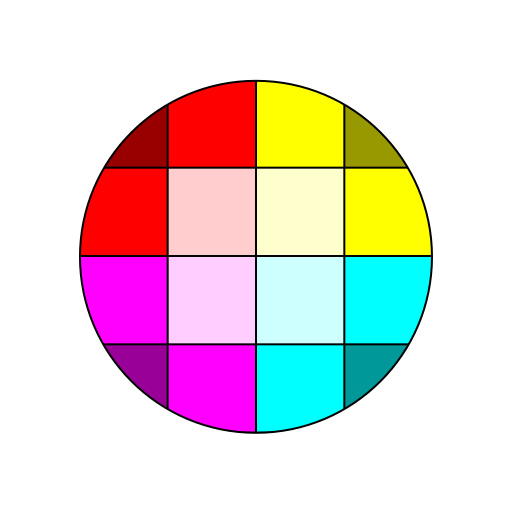
//> input picture imp2/input/cores.png, 512 x 512 px
$ ./implementacao_2_COLOR   (built with g++ and OpenCV 4)
//> lines starting //> are read from the running program, lines starting //| are printed output that depends on the picture; after the words box and inside, x2 and y2 are one past the last pixel; in counts of white or black regions, pixels touching at a corner belong together
#include <opencv2/opencv.hpp>
#include <queue>
#include <vector>
#include <limits>
#include <iostream>
#include <map>

using namespace cv;
using namespace std;

const int INF = numeric_limits<int>::max();
const int dx[] = {-1, 1, 0, 0};
const int dy[] = {0, 0, -1, 1};

struct Pixel {
    int y, x;
    int cost;
    bool operator>(const Pixel& other) const {
        return cost > other.cost;
    }
};

struct Seed {
    int x, y, label;
};

int colorCost(const Vec3b& a, const Vec3b& b) {
    int db = a[0] - b[0];
    int dg = a[1] - b[1];
    int dr = a[2] - b[2];
    return db * db + dg * dg + dr * dr;
}

void iftSegmentation(const Mat& img, const vector<Seed>& seeds, Mat& labelsOut) {
    int height = img.rows;
    int width = img.cols;

    Mat cost(height, width, CV_32S, Scalar(INF));
    labelsOut = Mat(height, width, CV_32S, Scalar(0));

    priority_queue<Pixel, vector<Pixel>, greater<Pixel>> heap;

    for (const Seed& seed : seeds) {
        cost.at<int>(seed.y, seed.x) = 0;
        labelsOut.at<int>(seed.y, seed.x) = seed.label;
        heap.push({seed.y, seed.x, 0});
    }

    while (!heap.empty()) {
        Pixel p = heap.top();
        heap.pop();

        for (int i = 0; i < 4; ++i) {
            int ny = p.y + dy[i];
            int nx = p.x + dx[i];

            if (ny < 0 || ny >= height || nx < 0 || nx >= width)
                continue;

            Vec3b colorP = img.at<Vec3b>(p.y, p.x);
            Vec3b colorN = img.at<Vec3b>(ny, nx);
            int diff = colorCost(colorP, colorN);
            int newCost = max(p.cost, diff);

            if (newCost < cost.at<int>(ny, nx)) {
                cost.at<int>(ny, nx) = newCost;
                labelsOut.at<int>(ny, nx) = labelsOut.at<int>(p.y, p.x);
                heap.push({ny, nx, newCost});
            }
        }
    }
}

vector<Seed> seeds;
int currentLabel = 100;

void onMouse(int event, int x, int y, int, void*) {
    if (event == EVENT_LBUTTONDOWN) {
        seeds.push_back({x, y, currentLabel});
        cout << "Semente adicionada: (" << x << ", " << y << ") label=" << currentLabel << endl;
        currentLabel += 100;
    }
}

int main() {
    Mat img = imread("./input/cores.png", IMREAD_COLOR);
//> img is the input picture: 512 rows x 512 cols, CV_8UC3; mean B, G, R 214.4, 214.2, 229.8
    if (img.empty()) {
        cerr << "Erro ao carregar imagem!" << endl;
        return -1;
    }

    namedWindow("Clique para sementes");
    setMouseCallback("Clique para sementes", onMouse, nullptr);

    cout << "Clique em diferentes regiÃµes da imagem colorida para definir sementes.\n";
    cout << "Pressione qualquer tecla quando terminar...\n";

    imshow("Clique para sementes", img);
    waitKey(0);
//> the left mouse button is pressed and released at (128, 128)
//> the left mouse button is pressed and released at (384, 128)
//> the left mouse button is pressed and released at (384, 384)
//> the left mouse button is pressed and released at (128, 384)

    Mat segmented;
    iftSegmentation(img, seeds, segmented);
//> after the loop in iftSegmentation, `for (const Seed& seed : seeds)`:
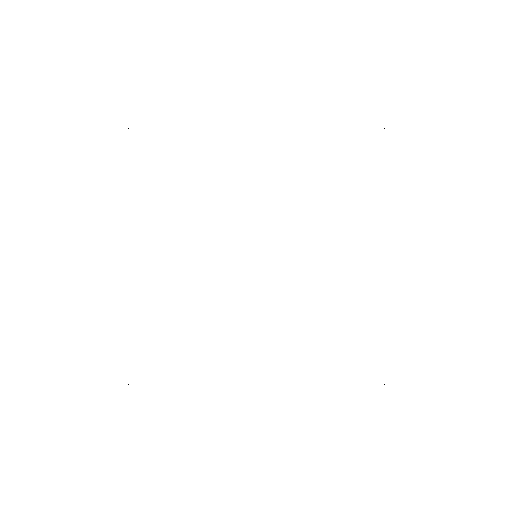
//> cost: 512 rows x 512 cols, CV_32SC1; values 0 (black) and 2.15e+09 (white), 100% white; black in thin lines or dots, all inside (x1, y1, x2, y2) = (128, 128, 385, 385)
//> after the loop in iftSegmentation, `for (const Seed& seed : seeds)`:
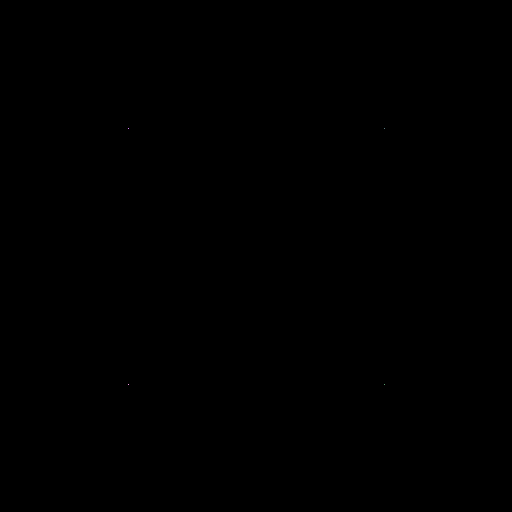
//> labelsOut: 512 rows x 512 cols, CV_32SC1; 5 distinct labels, from 0 to 400; one colour per label, 0 black
//> after the loop in iftSegmentation, `while (!heap.empty())`:
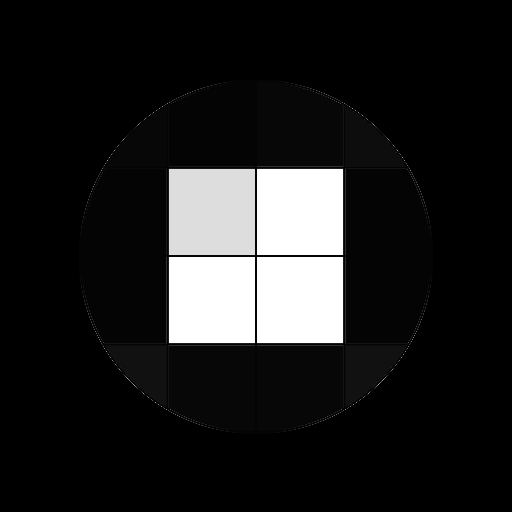
//> cost: 512 rows x 512 cols, CV_32SC1; min 0, max 76569, mean 8990.3; drawn with min black and max white
//> after the loop in iftSegmentation, `while (!heap.empty())`:
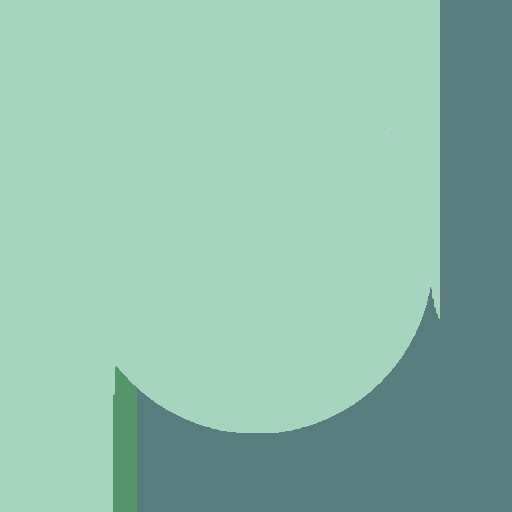
//> labelsOut: 512 rows x 512 cols, CV_32SC1; 4 distinct labels, from 100 to 400; one colour per label, 0 black
//> after the loop in iftSegmentation, `while (!heap.empty())`: heap = 0 items

    Mat colorResult(img.size(), CV_8UC3);
    map<int, Vec3b> labelColors;
    RNG rng(12345);
    for (int y = 0; y < segmented.rows; ++y) {
        for (int x = 0; x < segmented.cols; ++x) {
            int lbl = segmented.at<int>(y, x);
            if (!labelColors.count(lbl))
                labelColors[lbl] = Vec3b(rng.uniform(0, 255), rng.uniform(0, 255), rng.uniform(0, 255));
            colorResult.at<Vec3b>(y, x) = labelColors[lbl];
        }
    }
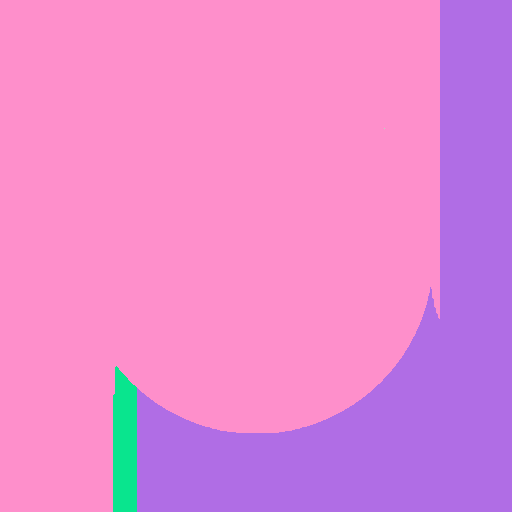
//> colorResult: 512 rows x 512 cols, CV_8UC3; mean B, G, R 209.2, 135, 230.2

    imshow("Segmentada", colorResult);
    imwrite("./output/resultado_segmentado_colorido.png", colorResult);
    waitKey(0);
    return 0;
}

$ run again, with imp2/input/image.png copied over imp2/input/cores.png
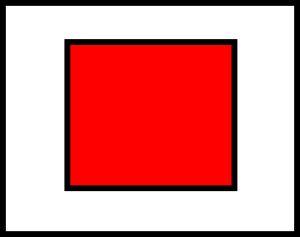
//> input picture imp2/input/image.png, 300 x 237 px
//> img is the input picture: 237 rows x 300 cols, CV_8UC3; mean B, G, R 138.9, 139, 219.4
//> after the loop in iftSegmentation, `while (!heap.empty())`:
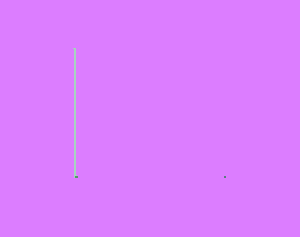
//> labelsOut: 237 rows x 300 cols, CV_32SC1; 4 distinct labels, from 100 to 400; one colour per label, 0 black
//> after the loop in iftSegmentation, `while (!heap.empty())`: heap = 0 items
//> after the loop `for (int y = 0; y < segmented.rows; ++y)`:
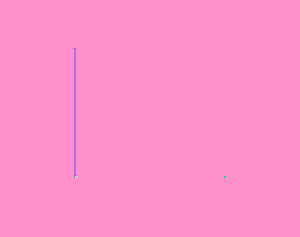
//> colorResult: 237 rows x 300 cols, CV_8UC3; mean B, G, R 203.1, 142.9, 253.7
